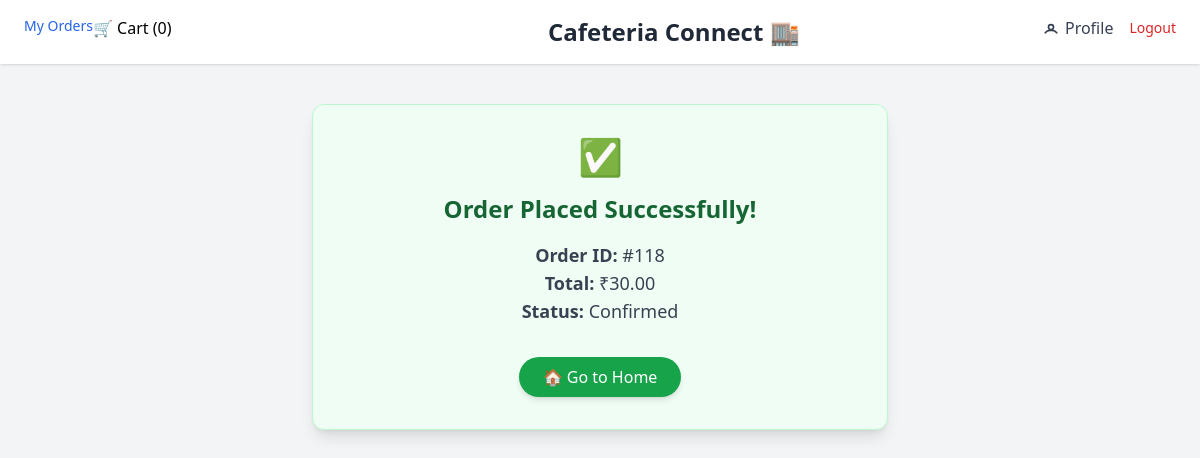
Before: /orders/success/118/ (signed in) with the older database file.
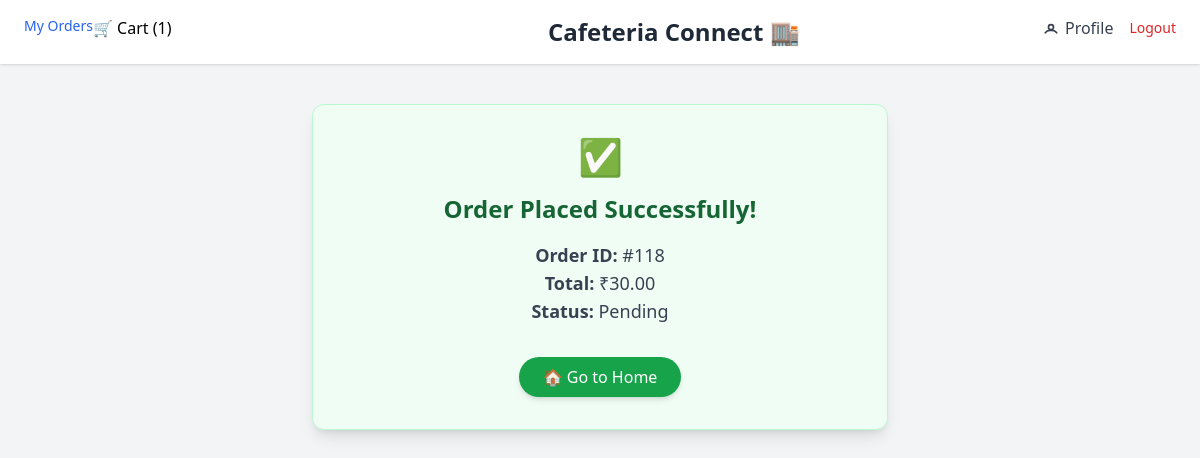
After: the same page with the newer database file.
### orders/models.py (models this page shows, shortened)
class Order(models.Model):
    STATUS_CHOICES = (
        ('placed', 'Placed'),
        ('pending', 'Pending'),
        ('confirmed', 'Confirmed'),
        ('preparing', 'Preparing'),
        ('ready_to_deliver', 'Ready to Deliver'),
        ('out_for_delivery', 'Out for Delivery'),
        ('delivered', 'Delivered'),
        ('cancelled', 'Cancelled'),
        ('failed', 'Failed'),
    )
    VALID_STATUS_TRANSITIONS = {
        'placed': ['pending', 'cancelled'],
        'pending': ['confirmed', 'cancelled'],
        'confirmed': ['preparing', 'cancelled'],
        'preparing': ['ready_to_deliver', 'cancelled'],
        'ready_to_deliver': ['out_for_delivery', 'cancelled'],
        'out_for_delivery': ['delivered', 'cancelled'],
        'delivered': [],
        'cancelled': [],
        'failed': []
    }
    PAYMENT_STATUS_CHOICES = [
        ("pending", "Pending"),
        ("paid", "Paid"),
        ("failed", "Failed"),
        ("refunded", "Refunded"),
    ]
    PAYMENT_METHOD_CHOICES = [
        ("cod", "Cash on Delivery"),
        ("upi", "UPI"),
        ("card", "Credit/Debit Card"),
    ]
    shop = models.ForeignKey(Shop, on_delete=models.CASCADE)
    total_price = models.DecimalField(max_digits=8, decimal_places=2, default=0)
    address = models.ForeignKey(Address, on_delete=models.SET_NULL, null=True, blank=True)
    user = models.ForeignKey(User, on_delete=models.CASCADE, related_name="orders", default=1)
    order_number = models.CharField(max_length=50, null=True)
    status = models.CharField(max_length=20, choices=STATUS_CHOICES, default="pending")
    payment_status = models.CharField(max_length=20, choices=PAYMENT_STATUS_CHOICES, default="pending")
    payment_method = models.CharField(max_length=20, choices=PAYMENT_METHOD_CHOICES, blank=True, null=True)
    status_changed_at = models.DateTimeField(blank=True, null=True)
    discount_amount = models.DecimalField(max_digits=10, decimal_places=2, default=0.00)
    delivery_date = models.DateField(blank=True, null=True)
    notes = models.TextField(blank=True, null=True)
    is_cancelled_by = models.CharField(max_length=20, blank=True, null=True)  # customer/shopkeeper
    created_at = models.DateTimeField(auto_now_add=True)
    updated_at = models.DateTimeField(auto_now=True)

### orders/views.py (the view)
# urls.py: path('success/<int:order_id>/', views.order_success, name='order_success'),
@login_required
def order_success(request, order_id):
    order = get_object_or_404(Order, id=order_id, user=request.user)
    return render(request, 'orders/order_success.html', {'order': order, 'address': order.address})

### cart/context_processors.py (called while the page is built)
def cart_item_count(request):
    count = 0
    current_cart = None
    if request.user.is_authenticated:
        current_cart = Cart.objects.filter(user=request.user).last()
        if current_cart:
            count = current_cart.items.count()
    return {
        "cart_item_count": count,
        "current_cart": current_cart,
    }

### orders/templates/orders/order_success.html (shortened to what this page needs)
{% extends 'base.html' %}
{% load static %}
{% block content %}
<div class="max-w-xl mx-auto mt-10 bg-green-50 border border-green-200 rounded-xl p-8 shadow-lg text-center">
    <div class="text-4xl text-green-600 mb-4">✅</div>
    <h2 class="text-2xl font-bold text-green-800 mb-4">Order Placed Successfully!</h2>
    <div class="text-gray-700 text-lg mb-2">
        <p><span class="font-semibold">Order ID:</span> #{{ order.id }}</p>
        <p><span class="font-semibold">Total:</span> ₹{{ order.total_price }}</p>
        <p><span class="font-semibold">Status:</span> {{ order.get_status_display }}</p>
    </div>
    <a href="{% url 'shop-list' %}" class="inline-block mt-6 px-6 py-2 bg-green-600 text-white rounded-full hover:bg-green-700 transition-all shadow-md">
        🏠 Go to Home
    </a>
</div>
{% endblock %}

Changed rows visible on the page:
changed Order id 118: status "Confirmed" → "Pending"
Other visible differences:
{{ cart_item_count }}: "0" → "1"
